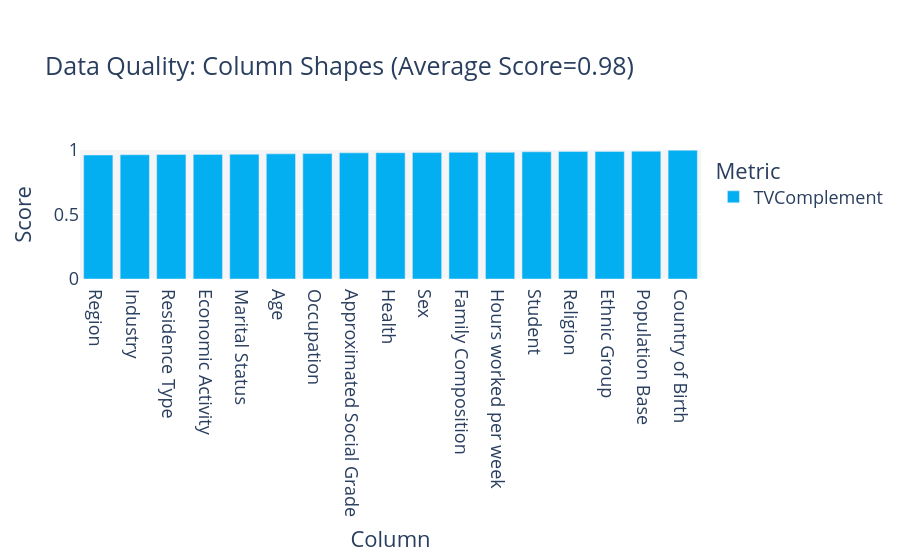

Notebook code cell kept with this figure:
### Markdown cell above
## Statistical similarity evaluation

### Code cell
metadata = convert_metadata_to_sdm_format(full_ds.description.schema)
quality_report = QualityReport()
quality_report.generate(train_ds.data, synth_data.data, metadata)
fig = quality_report.get_visualization(property_name='Column Shapes')
fig.show()

results_exp['Column Pair Trends'] = quality_report.get_details('Column Pair Trends').mean()['Score']
results_exp['Column Shapes'] = quality_report.get_details('Column Shapes').mean()['Score']

### Figure 1 — Plotly figure (JSON) as saved in the notebook; plotly's stock layout.template omitted (floating-point values rounded to 4 significant figures)
{"data": [{"alignmentgroup": "True", "customdata": [["TVComplement"], ["TVComplement"], ["TVComplement"], ["TVComplement"], ["TVComplement"], ["TVComplement"], ["TVComplement"], ["TVComplement"], ["TVComplement"], ["TVComplement"], ["TVComplement"], ["TVComplement"], ["TVComplement"], ["TVComplement"], ["TVComplement"], ["TVComplement"], ["TVComplement"]], "hovertemplate": "<b>%{hovertext}</b><br><br>Metric=%{customdata[0]}<br>Score=%{y}<extra></extra>", "hovertext": ["Region", "Residence Type", "Family Composition", "Population Base", "Sex", "Age", "Marital Status", "Student", "Country of Birth", "Health", "Ethnic Group", "Religion", "Economic Activity", "Occupation", "Industry", "Hours worked per week", "Approximated Social Grade"], "legendgroup": "TVComplement", "marker": {"color": "#03AFF1", "pattern": {"shape": ""}}, "name": "TVComplement", "offsetgroup": "TVComplement", "orientation": "v", "showlegend": true, "textposition": "auto", "type": "bar", "x": ["Region", "Residence Type", "Family Composition", "Population Base", "Sex", "Age", "Marital Status", "Student", "Country of Birth", "Health", "Ethnic Group", "Religion", "Economic Activity", "Occupation", "Industry", "Hours worked per week", "Approximated Social Grade"], "xaxis": "x", "y": [0.961, 0.965, 0.982, 0.991, 0.98, 0.97, 0.967, 0.986, 0.998, 0.979, 0.989, 0.988, 0.966, 0.972, 0.963, 0.982, 0.978], "yaxis": "y"}], "layout": {"barmode": "relative", "font": {"size": 18}, "legend": {"title": {"text": "Metric"}, "tracegroupgap": 0}, "margin": {"t": 150}, "plot_bgcolor": "#F5F5F8", "title": {"text": "Data Quality: Column Shapes (Average Score=0.98)"}, "xaxis": {"anchor": "y", "categoryorder": "total ascending", "domain": [0, 1], "title": {"text": "Column"}}, "yaxis": {"anchor": "x", "domain": [0, 1], "range": [0, 1], "title": {"text": "Score"}}}}
